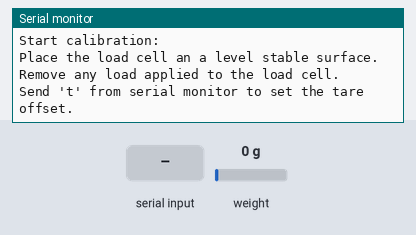
Simulated run of this sketch. Board: Arduino Uno, built for the host (arithmetic inside an expression is 32-bit, double 64-bit). On the bench: the last lines printed to the serial monitor. The inputs (shaded band) are chosen by the test bench; at power-on: weight on the scale 0 g. EEPROM starts erased.

Above: at 3.2 s.
3.3 s: "t90\n" received over Serial
At 4.0 s:
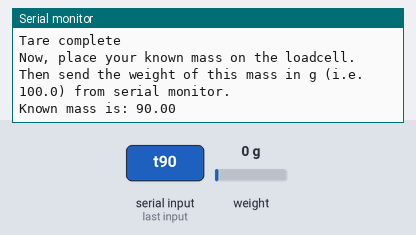
4.8 s: "c90\n" received over Serial
At 6.1 s:
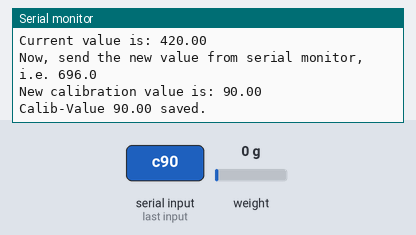

Measured:
- after the input at 3.3 s, the serial monitor: prints a new line at once (image 1)
- after the input at 4.8 s, the serial monitor: prints a new line after 0.12 s (image 2)

The sketch:

HX711_only_Calibration.ino
```cpp
/**
   @file    HX711_only_Calibration.ino
   @autor   Clemens K.
   @version 0.1
   @date    03/2021
   @brief   HX711 calib via i2c-bus and write to Uart (serial stream)
            commands:
            c... change calbration value manually
            r... restart calibration
            t... tare
   @note
*/

#include <HX711_ADC.h>
#include <EEPROM.h>

/* globals */
const int HX711_dout = 19;
const int HX711_sck = 18;
HX711_ADC LoadCell(HX711_dout, HX711_sck);
const int calVal_eepromAdress = 0;
unsigned long t = 0;


void setup() {
  Serial.begin(115200);
  Serial.println("Starting UART...");

  LoadCell.begin();
  unsigned long stabilizingtime = 2000;
  boolean _tare = true;
  LoadCell.start(stabilizingtime, _tare);
  if (LoadCell.getTareTimeoutFlag() || LoadCell.getSignalTimeoutFlag()) {
    Serial.println("Timeout, check MCU>HX711 wiring and pin designations");
    while (1);
  }
  else {
    LoadCell.setCalFactor(1.0);
    Serial.println("Startup is complete");
  }
  while (!LoadCell.update());
  calibrate();
}

void loop() {

  if (Serial.available() > 0) {
    char inByte = Serial.read();
    if (inByte == 't') LoadCell.tareNoDelay();
    else if (inByte == 'r') calibrate();
    else if (inByte == 'c') changeSavedCalFactor();
  }

  if (LoadCell.getTareStatus() == true) {
    Serial.println("Tare complete");
  }

}

void calibrate() {
  Serial.println("Start calibration:");
  Serial.println("Place the load cell an a level stable surface.");
  Serial.println("Remove any load applied to the load cell.");
  Serial.println("Send 't' from serial monitor to set the tare offset.");

  boolean _resume = false;
  while (_resume == false) {
    LoadCell.update();
    if (Serial.available() > 0) {
      if (Serial.available() > 0) {
        char inByte = Serial.read();
        if (inByte == 't') LoadCell.tareNoDelay();
      }
    }
    if (LoadCell.getTareStatus() == true) {
      Serial.println("Tare complete");
      _resume = true;
    }
  }

  Serial.println("Now, place your known mass on the loadcell.");
  Serial.println("Then send the weight of this mass in g (i.e. 100.0) from serial monitor.");

  float known_mass = 0;
  _resume = false;
  while (_resume == false) {
    LoadCell.update();
    if (Serial.available() > 0) {
      known_mass = Serial.parseFloat();
      if (known_mass != 0) {
        Serial.print("Known mass is: ");
        Serial.println(known_mass);
        _resume = true;
      }
    }
  }

  LoadCell.refreshDataSet();
  float newCalibrationValue = LoadCell.getNewCalibration(known_mass);


  EEPROM.begin(512);
  EEPROM.put(calVal_eepromAdress, newCalibrationValue);
  EEPROM.commit();
  EEPROM.get(calVal_eepromAdress, newCalibrationValue);
  Serial.print("Calib-Value ");
  Serial.print(newCalibrationValue);
  Serial.print(" saved.");
  Serial.println("End calibration");
  Serial.println("To re-calibrate, send 'r' from serial monitor.");
  Serial.println("For manual edit of the calibration value, send 'c' from serial monitor.");
}

void changeSavedCalFactor() {
  float oldCalibrationValue = LoadCell.getCalFactor();
  boolean _resume = false;
  Serial.print("Current value is: ");
  Serial.println(oldCalibrationValue);
  Serial.println("Now, send the new value from serial monitor, i.e. 696.0");
  float newCalibrationValue;
  while (_resume == false) {
    if (Serial.available() > 0) {
      newCalibrationValue = Serial.parseFloat();
      if (newCalibrationValue != 0) {
        Serial.print("New calibration value is: ");
        Serial.println(newCalibrationValue);
        LoadCell.setCalFactor(newCalibrationValue);
        _resume = true;
      }
    }
  }
  EEPROM.begin(512);
  EEPROM.put(calVal_eepromAdress, newCalibrationValue);
  EEPROM.commit();
  EEPROM.get(calVal_eepromAdress, newCalibrationValue);
  Serial.print("Calib-Value ");
  Serial.print(newCalibrationValue);
  Serial.print(" saved.");

}
```
